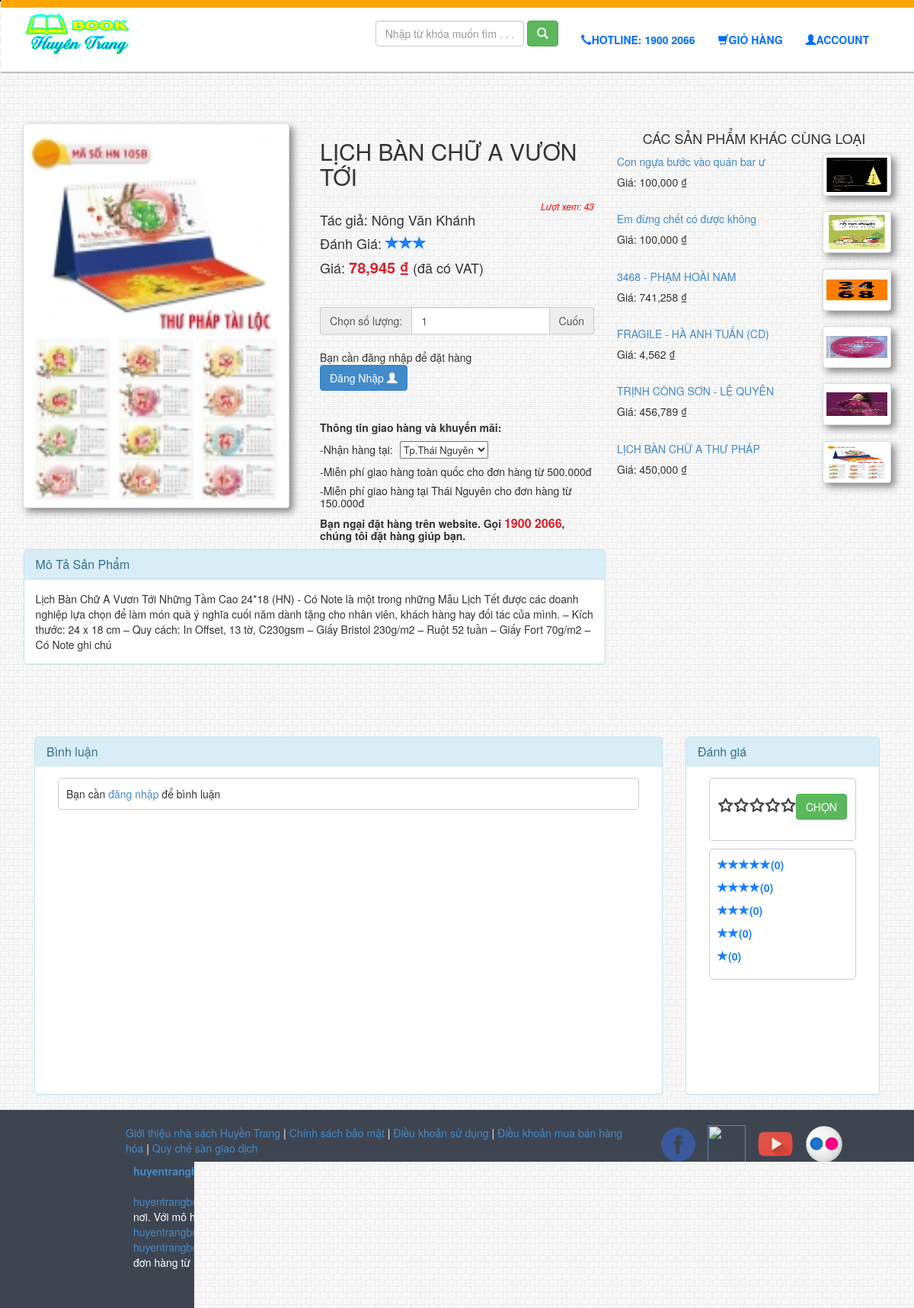
The page /index.php?id_sach=32&action=chitiet on the database its author committed.
### tables this page shows
CREATE TABLE `sach` (
  `ma_sach` int(11) NOT NULL,
  `ten_sach` varchar(255) NOT NULL,
  `gia_ban` decimal(10,0) NOT NULL,
  `mo_ta` text NOT NULL,
  `anh_bia` varchar(255) NOT NULL,
  `ngay_cap_nhat` date NOT NULL,
  `so_luong_ton` int(11) NOT NULL,
  `ma_nxb` int(11) NOT NULL,
  `ma_chu_de` int(11) NOT NULL,
  `chuot` int(11) NOT NULL,
  `ma_tg` int(11) NOT NULL
);

CREATE TABLE `tacgia` (
  `ma_tg` int(11) NOT NULL,
  `ten_tg` varchar(255) NOT NULL,
  `diachi_tg` varchar(255) NOT NULL,
  `tieusu` text NOT NULL,
  `sdt_tg` varchar(11) NOT NULL
);

### views/view.php (called while the page is built, shortened)
<?php
	class view
	{
		public function chitiet($chitiet,$sanpham_tiengviet,$cmt,$count){
			include_once('res/thongtinchitiet.php');
		}
	}
 ?>

### controllers/controller.php (called while the page is built, shortened)
<?php
require('models/model.php');
require('views/view.php');
class controller
{
	private $view,$model;
	public function __construct()
	{
		$this->view = new view();
		$this->model = new model();
	}
	public function chitiet(){
		$id=$_GET['id_sach'];
		$chitiet = $this->model->chitiet($id);
		$count['1'] = $this->model->count_sao($id, $sao = 1)['dem'];
		$count['2'] = $this->model->count_sao($id, $sao = 2)['dem'];
		$count['3'] = $this->model->count_sao($id, $sao = 3)['dem'];
		$count['4'] = $this->model->count_sao($id, $sao = 4)['dem'];
		$count['5'] = $this->model->count_sao($id, $sao = 5)['dem'];
		$cmt = $this->model->cmt($id);
		$this->model->view($id);
		$sanpham_tiengviet = $this->model->sanpham_tiengviet();
		$this->view->chitiet($chitiet,$sanpham_tiengviet,$cmt,$count);
	}
}
?>

### models/model.php (called while the page is built, shortened)
<?php
	class model
	{
		private $conn;
		function __construct()
		{
			$this->conn= new mysqli("localhost", "root", "", "shopsach") or die('Loi ket noi');
			$this->conn->set_charset("UTF8");
		}
		public function sanpham_tiengviet(){
			$sql = "SELECT sach.*, nhaxuatban.*, chude.*,tacgia.* FROM sach,nhaxuatban,chude,tacgia WHERE sach.ma_chu_de = chude.ma_chu_de AND sach.ma_NXB = nhaxuatban.ma_NXB AND sach.ma_tg=tacgia.ma_tg AND sach.ma_chu_de=2 ORDER BY ma_sach DESC LIMIT 6";
			$query = $this->conn->query($sql);
			return $query;
		}
		public function chitiet($id){
			$sql = "SELECT sach.*, nhaxuatban.*, tacgia.* FROM sach,nhaxuatban,tacgia WHERE sach.ma_NXB=nhaxuatban.ma_NXB AND sach.ma_tg=tacgia.ma_tg AND ma_sach='$id'";
			$query = $this->conn->query($sql);
			return $query;
		}
		public function count_sao($id, $sao){
			$sql = "SELECT COUNT(id_vote) AS dem FROM `vote_sach` WHERE ma_sach='$id' AND vote = '$sao'";
			$query = $this->conn->query($sql);
			return $query->fetch_assoc();
		}
	}
 ?>

### res/includes/menu-new.php (the view)
<center>
	<h4>CÁC SẢN PHẨM KHÁC CÙNG LOẠI</h4>
</center>
<?php while ($row = $sanpham_tiengviet->fetch_assoc()){ ?>
<a href="index.php?id_sach=<?php echo $row['ma_sach'] ?>&action=chitiet">
	<h5"><?php echo $row['ten_sach'] ?></h5>
	<img src="img/<?php echo $row['anh_bia'] ?>" alt="" style="width: 90px; height: 55px; float: right;" class="img-thumbnail">
</a>
<h5>Giá: <?php echo number_format($row['gia_ban']) ?> ₫</h5><br>
<?php } ?>

### res/thongtinchitiet.php (shortened to what this page needs)
<!DOCTYPE html>
<html lang="en">
<head>
	<link rel="stylesheet" href="css/bootstrap.min.css">
	<link rel="stylesheet" href="css/webstyle.css">
	<link rel="stylesheet" href="css/font-awesome.css">
	<link rel="stylesheet" href="css/display.css">
</head>
<body>
	<div class="header">
		<?php include('includes/header.php') ?>
	<br>
	<br><br><br><br><br><br><br>
	<section class="container">
		<?php while($row = $chitiet->fetch_assoc()){ ?>
			<form action="" method="post">
				<div class="row ">
					<div class="col-md-4">
						<img class="img-thumbnail sp" src="img/<?php echo $row['anh_bia'] ?>" alt="Anh San Pham <?php echo $id_sach; ?>" style="width: 350px; height: auto;">
					</div>
					<div class="col-md-4">
						<legend><h2><?php echo $row['ten_sach'] ?></h2></legend>
						<h6 style="float: right; margin-top: -15px;font-style: italic;color: red;">Lượt xem: <?php echo $row['chuot'] ?></h6>
						<h4>Tác giả: <?php echo $row['ten_tg'] ?></h4>
						<div class="form-group">
							<h4>Đánh Giá: <span style="color: #187ffe;"><i class="glyphicon glyphicon-star"></i><i class="glyphicon glyphicon-star"></i><i class="glyphicon glyphicon-star"></i></span></h4>
							<h4>Giá: <b style="color: #da2028; font-size: 20px;"><?php echo number_format($row['gia_ban']) ?> ₫</b> (đã có VAT)</h4>
							<hr>
							<div class="input-group SoLuong">
								<span class="input-group-addon">Chọn số lượng:</span>
								<input style="height: 36px;" type="number" name="solgmh" class="form-control" placeholder="VD: 1" id="solg" required="" value="1">
								<span class="input-group-addon">Cuốn</span>
							</div>
							<br>
							<?php if(isset($_SESSION['login'])){
								echo "<button type='submit' id='button' name='btn-submit' class='btn btn-success' onclick='addcart()'>
								<i class='glyphicon glyphicon-shopping-cart'></i> Thêm vào giỏ
								</button>";
							}
							else{
								echo "Bạn cần đăng nhập để đặt hàng<br>";
								echo "<a href='index.php?action=login' class='btn btn-primary'>Đăng Nhập <i class='glyphicon glyphicon-user'></i></a>";
							}
							?>
							<hr>
							<h5><b>Thông tin giao hàng và khuyến mãi:</b></h5>
							<h5>-Nhận hàng tại:
								<select style="font-size: 13px; margin-left: 5px;" name="" id="">
									<option value="">Tp.Thái Nguyên</option>
								</select>
							</h5>
							<h5>-Miễn phí giao hàng toàn quốc cho đơn hàng từ 500.000đ</h5>
							<h5>-Miễn phí giao hàng tại Thái Nguyên cho đơn hàng từ 150.000đ</h5>
							<h5><b>Bạn ngại đặt hàng trên website. Gọi <span style="color: #da2028; font-size: 16px;">1900 2066</span>, chúng tôi đặt hàng giúp bạn.</b></h5>
							<div class="row">
								<div style="margin-left: -96%;" class="panel-group" id="accordion">
									<div class="panel panel-info">
										<div class="panel-heading">
											<h3 class="panel-title">
												<a data-toggle="collapse" data-parent="#accordion" href="#collapseOne">Mô Tả Sản Phẩm</a>
											</h3>
										</div>
										<div id="collapseOne" class="panel-collapse collapse in">
											<div class="panel-body">
												<?php echo $row['mo_ta'] ?>
											</div>
										</div>
									</div>
								</div>
							</div>
						</div>
					<?php } ?>
					<br><br><br>
				</div>
				<div class="col-md-4">
					<?php
					include "includes/menu-new.php"
					?>
				</div>
			</div>
		</form>
		<div class="comment col-md-9">
			<div class="panel panel-info">
				<div class="panel-heading">
					<h3 class="panel-title">Bình luận</h3>
				</div>
				<div class="panel-body">
					<div class="overflow col-md-12">
						<div class="hiencmt">
							<?php if(isset($_SESSION['login'])){
								echo "<form action='' method='post'>
								<input type='text' name='noidung_cmt' placeholder='Nhập nội dung ...' class='form-control'>
								<div class='right' align='right' style='margin-top: 5px;'>
								<button name='cmt' class='btn btn-primary'>Gửi</button>
								</div>
								</form>";
							}
							else{
								echo "Bạn cần <a href='index.php?action=login'>đăng nhập</a> để bình luận";
							}
							?>
						</div>
					</div>
				</div>
			</div>
		</div>
		<div class="comment col-md-3">
			<div class="panel panel-info">
				<div class="panel-heading">
					<h3 class="panel-title">Đánh giá</h3>
				</div>
				<div class="panel-body">
					<div class="overflow col-md-12">
						<div class="hiencmt">
							<p>
								<div class="stars">
									<form action="" method="post">
										<input type="submit" class="btn btn-success" style="float: right;" value="CHỌN">
										<label class="star star-5" for="star-5"></label>
										<label class="star star-4" for="star-4"></label>
										<label class="star star-3" for="star-3"></label>
										<label class="star star-2" for="star-2"></label>
										<label class="star star-1" for="star-1"></label>
									</form>
								</div>
							</p>
						</div>
						<div class="hiencmt">
							<p><span style="color: #187ffe;"><i class="glyphicon glyphicon-star"></i><i class="glyphicon glyphicon-star"></i><i class="glyphicon glyphicon-star"></i><i class="glyphicon glyphicon-star"></i><i class="glyphicon glyphicon-star"></i>(<?php echo $count['5']; ?>)</p>
							<p><span style="color: #187ffe;"><i class="glyphicon glyphicon-star"></i><i class="glyphicon glyphicon-star"></i><i class="glyphicon glyphicon-star"></i><i class="glyphicon glyphicon-star"></i>(<?php echo $count['4']; ?>)</p>
							<p><span style="color: #187ffe;"><i class="glyphicon glyphicon-star"></i><i class="glyphicon glyphicon-star"></i><i class="glyphicon glyphicon-star"></i>(<?php echo $count['3']; ?>)</p>
							<p><span style="color: #187ffe;"><i class="glyphicon glyphicon-star"></i><i class="glyphicon glyphicon-star"></i>(<?php echo $count['2']; ?>)</p>
							<p><span style="color: #187ffe;"><i class="glyphicon glyphicon-star"></i>(<?php echo $count['1']; ?>)</p>
						</div>
					</div>
				</div>
			</div>
		</div>
	</section>
	<?php
		include "includes/footer.php"
	?>
</body>
</html>

### css/webstyle.css (style rules this page uses)
body { background-repeat: repeat; background-image: url('../img/bg.png'); background-position: top center; background-attachment: fixed; }
.header { width: 100%; border: 1px solid black; }
.img-thumbnail { box-shadow: 5px 5px 10px #888888; }
a[data-toggle="collapse"] { position: relative; }

### css/display.css (style rules this page uses)
.container .comment .overflow { overflow-y: auto; height: 400px; }
.container .comment .overflow .hiencmt { border: 1px solid #ccc; margin-bottom: 10px; border-radius: 5px; padding: 10px; }
.container .comment .overflow .hiencmt span { font-weight: bold; color: blue; }
div.stars { display: inline-block; }
label.star { float: right; padding: 1px; font-size: 20px; color: #444; transition: all .2s; }
label.star:before { content: '\f006'; font-family: FontAwesome; }

### rows shown on the page
sach: anh_bia (picture), ten_sach "LỊCH BÀN CHỮ A VƯƠN TỚI", chuot "43", ma_tg.ten_tg "Nông Văn Khánh", gia_ban "78,945", mo_ta "Lịch Bàn Chữ A Vươn Tới Những Tầm Cao 24*18 (HN) - Có Note là một trong những Mẫu Lịch Tết được các doanh nghiệp lựa chọn để làm món quà ý nghĩa cuối năm dành tặng cho nhân viên, khách hàng hay đối tác của mình. – Kích thước: 24 x 18 cm – Quy cách: In Offset, 13 tờ, C230gsm – Giấy Bristol 230g/m2 – Ruột 52 tuần – Giấy Fort 70g/m2 – Có Note ghi chú"
sach: ten_sach "Con ngựa bước vào quán bar ư", anh_bia (picture), gia_ban "100,000"
sach: ten_sach "Em đừng chết có được không", anh_bia (picture), gia_ban "100,000"
sach: ten_sach "3468 - PHẠM HOÀI NAM", anh_bia (picture), gia_ban "741,258"
sach: ten_sach "FRAGILE - HÀ ANH TUẤN (CD)", anh_bia (picture), gia_ban "4,562"
sach: ten_sach "TRỊNH CÔNG SƠN - LỆ QUYÊN", anh_bia (picture), gia_ban "456,789"
sach: ten_sach "LỊCH BÀN CHỮ A THƯ PHÁP", anh_bia (picture), gia_ban "450,000"

### other values the page prints
$count['5'] "0"
$count['4'] "0"
$count['3'] "0"
$count['2'] "0"
$count['1'] "0"
